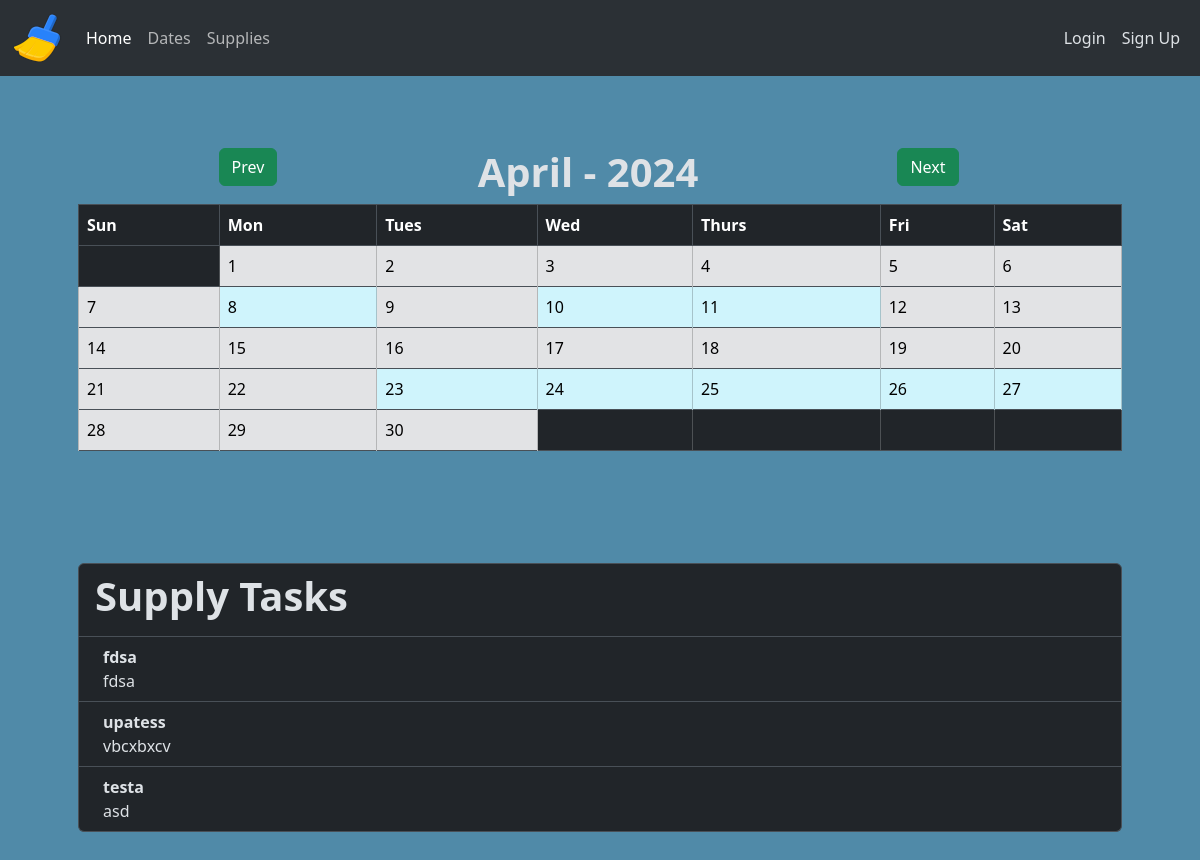
Before: / with the older database file.
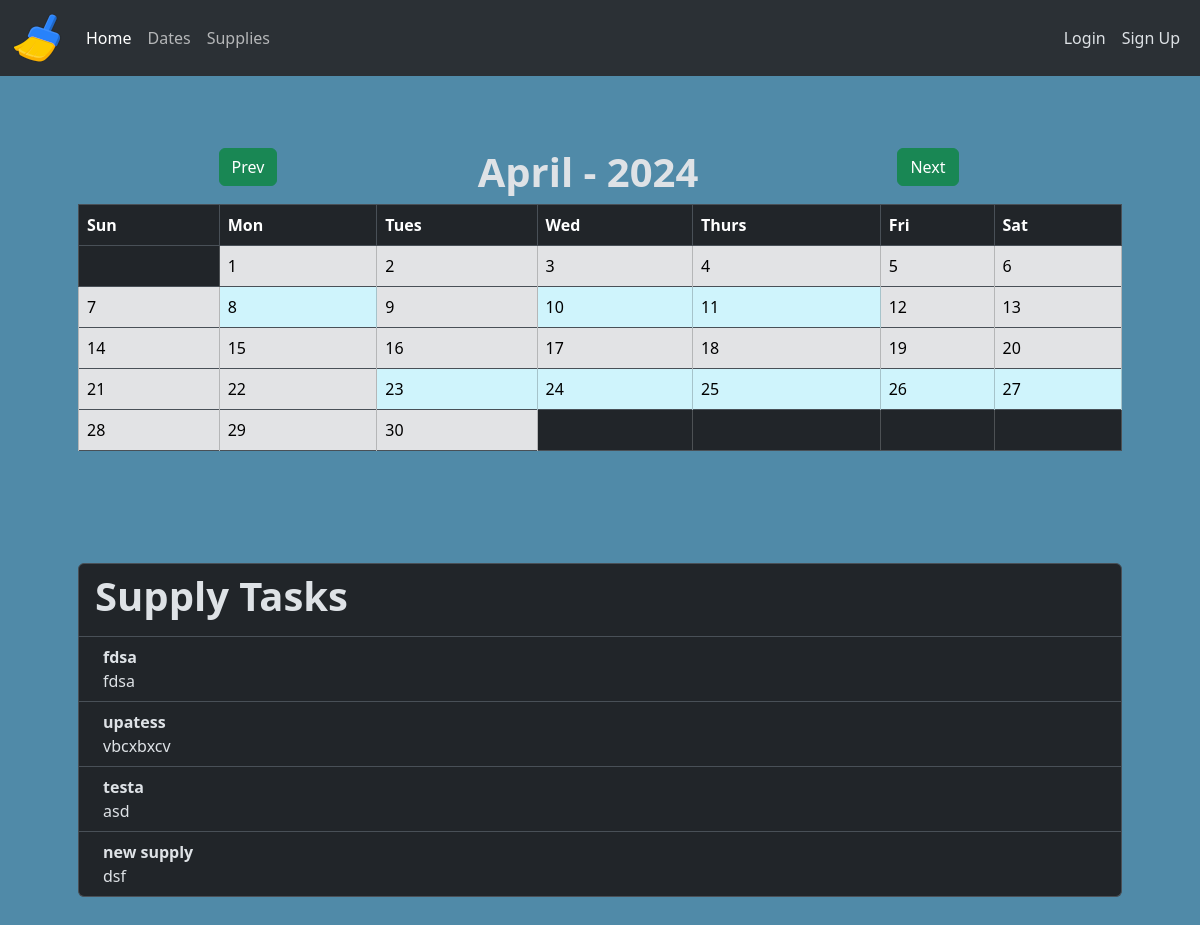
After: the same page with the newer database file.
### schedule_app/models.py (models this page shows, shortened)
class SupplyTask(models.Model):
    name = models.CharField(max_length=150)
    description = models.CharField(max_length=250)
    def __str__(self):
        return str(self.name)

### schedule_app/views/display_views.py (the view)
# urls.py: path("", index, name="index"),
def index(request, year=datetime.now().year, month=datetime.now().month):
    tasks = SupplyTask.objects.all()
    dates = CalendarDates.objects.all()
    first_day = get_day_num(datetime(year, month, 1).strftime("%A"))
    days_in_month = calendar.monthrange(year, month)[1]
    days_in_month = list(range(1, days_in_month+1))
    month_name = datetime(year, month, 1).strftime("%B")
    arg_dic = get_link_args(month, year)
    month = check_month(month)
    colored_days = get_occupied_days(days_in_month, dates, month)
    cal = get_cal(days_in_month, colored_days, first_day)
    context = {
               'tasks': tasks,
               'month': month_name,
               'year': year,
               'arg_dic':arg_dic,
               'cal': cal}
    print(context)
    return render(request, "schedule_app/index.html", context)

### schedule_app/utils.py (called while the page is built)
def check_month(month):
    if month > 12 or month < 1:
        month=datetime.now().month
    return month

def get_day_num(day):
    days = {
        'Sunday': 1,
        'Monday': 2,
        'Tuesday': 3,
        'Wednesday': 4,
        'Thursday': 5,
        'Friday': 6,
        'Saturday': 7,
    }
    return days[day]

def get_occupied_days(days_in_month, dates, month):
    occupied_days = []
    for num in days_in_month:
        for date in dates:
            if num >= date.booking_start.day and num <= date.booking_end.day:
                if date.booking_end.month == month or date.booking_start.month == month:
                    occupied_days.append(num)
    return occupied_days

def get_cal(days_in_month, colored_days, first_day):
    count = 1
    days_in_month.reverse()
    array_2d = [[0 for _ in range(7)] for _ in range(5)]
    for i in range(5):
        for j in range(7):
            if count >= first_day and days_in_month:
                aday = days_in_month.pop()
                if aday in colored_days:
                    array_2d[i][j] = [aday, 1]
                else:
                    array_2d[i][j] = [aday, 0]
            else:
                count+=1
                array_2d[i][j] = [0,0]
    return array_2d

def get_link_args(month, year):
    arg_dic = {
        'next_year': year,
        'next_month': month + 1,
        'prev_year': year,
        'prev_month': month - 1
    }
    if month > 11:
        arg_dic['next_year'] = year + 1
        arg_dic['next_month'] = 1
    elif month < 2:
        arg_dic['prev_year'] = year - 1
        arg_dic['prev_month'] = 12
    return arg_dic

### schedule_app/templates/schedule_app/index.html
{% extends "schedule_app/base_template.html" %}
{% block content %}
<div class="container mx-auto p-5">
    <div class="container text-center row">
        <div class="col">
            <a href= "{% url 'index' arg_dic.prev_year arg_dic.prev_month %}" class="btn btn-success" id="prev-b">Prev</a>
        </div>
        <div class="col">
            <h1><strong>{{month}} - {{year}}</strong></h1>
        </div>
        <div class="col">
            <a href= "{% url 'index' arg_dic.next_year arg_dic.next_month %}" class="btn btn-success" id="next-b">Next</a>
        </div>
    </div>
<table class="table table-bordered">
    <thead>
        <tr>
            <th scope="col">Sun</th>
            <th scope="col">Mon</th>
            <th scope="col">Tues</th>
            <th scope="col">Wed</th>
            <th scope="col">Thurs</th>
            <th scope="col">Fri</th>
            <th scope="col">Sat</th>
        </tr>
    </thead>
    <tbody>
    {% for row in cal %}
        <tr>
            {% for day in row %}
                {% if day.0 > 0 and day.1 > 0 %}
                <td class="table-info">{{day.0}}</td>
                {% elif day.0 > 0 and day.1 < 1 %}
                <td class="table-secondary">{{day.0}}</td>
                {% else %}
                <td class="table-dark"></td>
                {% endif %}
            {% endfor %}
        </tr>
    {% endfor %}
    </tbody>
</table>
</div>
<div class="container mx-auto p-5">
<ul class="list-group">
    <li class="list-group-item"><h1><strong>Supply Tasks</strong></h1></li>
    {% for task in tasks %}
    <li class="list-group-item">
        <div class="ms-2 me-auto">
            <div class="fw-bold">{{task.name}}</div>
            {{task.description}}
        </div>
    </li>
    {% endfor %}
</ul>
</div>
{% endblock %}

### schedule_app/templates/schedule_app/base_template.html (shortened to what this page needs)
{% load static %}
{% url 'index' as index %}
{% url 'dates' as dates_page %}
{% url 'supplies' as supplies_page %}
{% url 'login' as login %}
{% url 'logout' as logout %}
{% url 'register_page' as register_page %}
<!DOCTYPE html>
<html lang="en" data-bs-theme="dark">
  <head>
    <link rel="stylesheet" href="https://cdn.jsdelivr.net/npm/bootstrap@5.3.1/dist/css/bootstrap.min.css" />
  </head>
  <body style="background-color:#508AA8">
    <nav class="navbar navbar-expand-lg bg-body-tertiary" style="background-color:#355B6E">
      <div class="container-fluid">
        <img class="navbar-brand" src="{% static 'images/clean-icon.png' %}" alt="icon of a calendar for navigation bar brand">
        <div class="collapse navbar-collapse" id="navbarSupportedContent">
          <ul class="navbar-nav me-auto mb-2 mb-lg-0">
            <li class="nav-item">
              {% if request.path == index %}
              <a class="nav-link active" aria-current="page" href="{% url 'index' %}">Home</a>
              {% else %}
              <a class="nav-link" aria-current="page" href="{% url 'index' %}">Home</a>
              {% endif %}
            </li>
            <li class="nav-item">
              {% if request.path == dates_page %}
              <a class="nav-link active" href="{{ dates_page }}">Dates</a>
              {% else %}
              <a class="nav-link" href="{{ dates_page }}">Dates</a>
              {% endif %}
            </li>
            <li class="nav-item">
              {% if request.path == supplies_page %}
              <a class="nav-link active" href="{{ supplies_page }}">Supplies</a>
              {% else %}
              <a class="nav-link" href="{{ supplies_page }}">Supplies</a>
              {% endif %}
            </li>
          </ul>
          {% if not request.user.is_authenticated %}
          <span class="nav-item mx-2">
            <a class="nav-link" href="{{ login }}">Login</a>
          </span>
          <span class="nav-item mx-2">
            <a class="nav-link" href="{{ register_page }}">Sign Up</a>
          </span>
          {% endif %}
        </div>
      </div>
    </nav>
    <br />
    <div>
    {% block content %}
    {% endblock %}
    </div>
  </body>
</html>

Changed rows visible on the page:
added SupplyTask: name "new supply", description "dsf"
